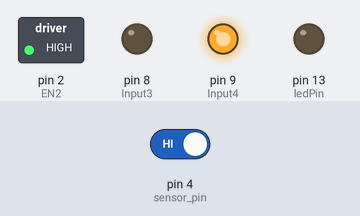
This sketch was run on a simulated Arduino Uno, built with avr-gcc and run on an emulated ATmega328P. Shown: switched loads named in the sketch (green lamp = pin HIGH), output pins drawn as LEDs (lit = HIGH). The test bench sets the inputs (shaded band); at power-on: pin 4 (sensor_pin) HIGH.

Above: at 0.1 s.
Timing chart, 0 to 1.6 s (numbered marks = the images above):
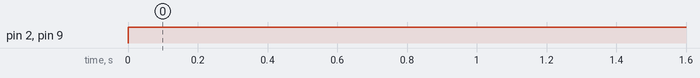

The sketch:

5_6161355577973802959.ino
```cpp
/***********************************************************
Project 18: Smart Fan
Description: When an object comes in front of it, it detects and fan starts rotating
Company: Texoham eLearning Platform
Website: www.texoham.com/elearning
***********************************************************/
const int sensor_pin = 4;
const int ledPin = 13;
int val;

//const int Input1 = 3;                 //arduino 3rd pin connected to L293D pin input1
//const int Input2 = 4;                 //arduino 4th pin connected to L293D pin input2
const int Input3 = 8;                 //arduino 8th pin connected to L293D pin input3
const int Input4 = 9;
const int EN2 = 2 ;//arduino 9th pin connected to L293D pin input4

void setup()
{
  pinMode(sensor_pin,INPUT);
  pinMode (Input4, OUTPUT);
  pinMode (Input3, OUTPUT);
  pinMode (EN2,OUTPUT);
  pinMode(ledPin, OUTPUT);
  //pinMode (Input2, OUTPUT);
  //pinMode (Input1, OUTPUT);
  Serial.begin(9600);
}
void anticlockwise()
{
  digitalWrite(Input4, HIGH);
  digitalWrite(Input3, LOW);
  digitalWrite(EN2, HIGH);
  //digitalWrite(Input2, LOW);
  //digitalWrite(Input1, LOW);
}

void clockwise()
{
  digitalWrite(Input4, HIGH);
  digitalWrite(Input3, LOW);
  digitalWrite(EN2, HIGH);
//  delay(1000);
//  digitalWrite(Input4, LOW);
//  digitalWrite(Input3, HIGH);
//  digitalWrite(EN2, HIGH);
//  delay(1000);

  //digitalWrite(Input2, HIGH);
  //digitalWrite(Input1, LOW);
}


void loop()
{
   val = digitalRead(sensor_pin);
   if (val==0)
  {


//    digitalWrite(Input4, HIGH);
//    digitalWrite(Input3, LOW);
   clockwise();
    delay(1000);
  }
  else if (val==1)
  {
    anticlockwise();
//    digitalWrite(Input4, LOW);
//    digitalWrite(Input3, HIGH);

  }
  delay(1000);

  }


//  digitalWrite(trigPin, LOW);
//  delayMicroseconds(2);
//  digitalWrite(trigPin, HIGH);
//  delayMicroseconds(10);
//  digitalWrite(trigPin, LOW);
//  duration = pulseIn(echoPin, HIGH);
//  distance = duration/58.2;   // The speed of sound is 340 m/s or 29 microseconds per centimeter.// The echo travels out and back, so to find the distance of the
//  Serial.println(distance);                                        // object we take half of the distance travelled.
//  Serial.println("distance: ");
//
//  if(distance<20)
//  {
//    start();
//     digitalWrite(ledPin, 0);
//    delay(500);
//  }
//  else
//  {
//   stop();
//   delay(500);
//   digitalWrite(ledPin, 1);
//  }
```

Measured:
- by itself, pin 2 (EN2), pin 9 (Input4): LOW → HIGH at 0.00 s
